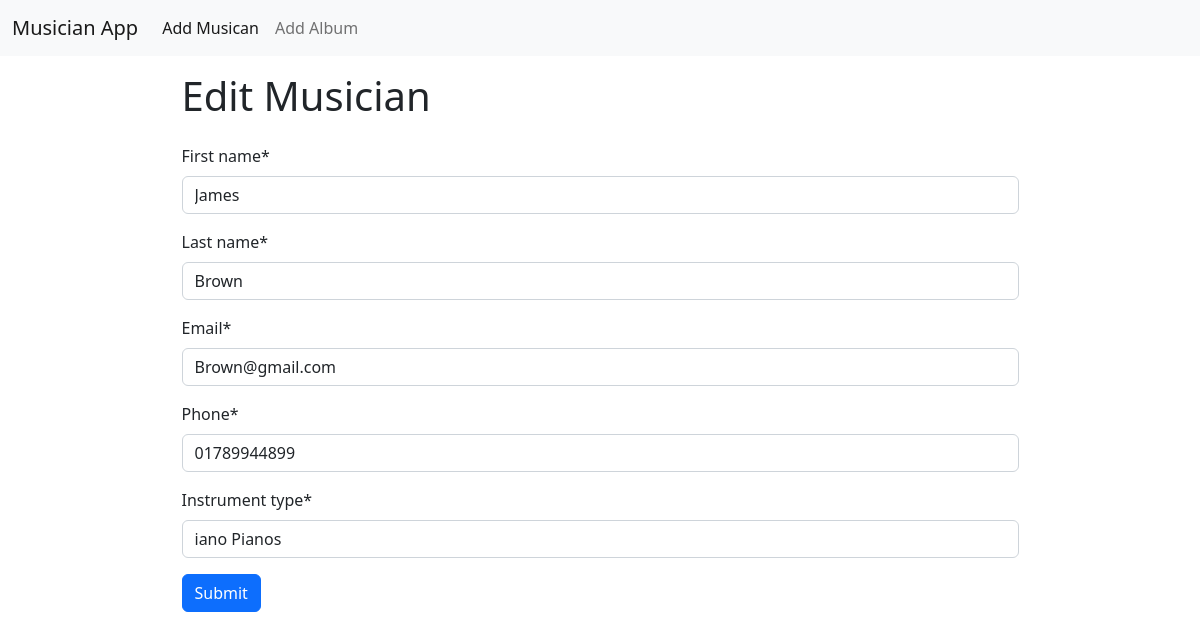
Screenshot of /musician/edit/4 with the database file from the repository.
### musicians/models.py (models this page shows, shortened)
class MusicianModel(models.Model):
    first_name = models.CharField(max_length=50)
    last_name = models.CharField(max_length=50)
    email = models.EmailField()
    phone = models.CharField(max_length=12)
    instrument_type = models.CharField(max_length=30)

### musicians/views.py (the view)
# urls.py: path("edit/<int:id>", views.edit_musician, name="edit_musician"),
def edit_musician(req, id):
    data = MusicianModel.objects.get(pk=id)
    if req.method == "POST":
        musician_form = MusicianForm(req.POST, instance=data)
        if musician_form.is_valid():
            musician_form.save()
            return redirect("home")
    else:
        musician_form = MusicianForm(instance=data)
    return render(req, "edit_musician.html", {"form": musician_form})

### musicians/forms.py
class MusicianForm(forms.ModelForm):
    class Meta:
        model = MusicianModel
        fields = "__all__"

### musicians/templates/edit_musician.html (shortened to what this page needs)
{% extends "base.html" %}
{% load crispy_forms_tags %}
{% block content %}
<div class="w-75 mx-auto">
    <h1 class="py-3">Edit Musician</h1>
    <form action="" method="post">
        {{form | crispy }}
        <button type="submit" class="btn btn-primary">Submit</button>
    </form>
</div>
{% endblock content %}

### rows the page displays
MusicianModel: first_name "James", last_name "Brown", email "Brown@gmail.com", phone "01789944899", instrument_type "iano Pianos"
